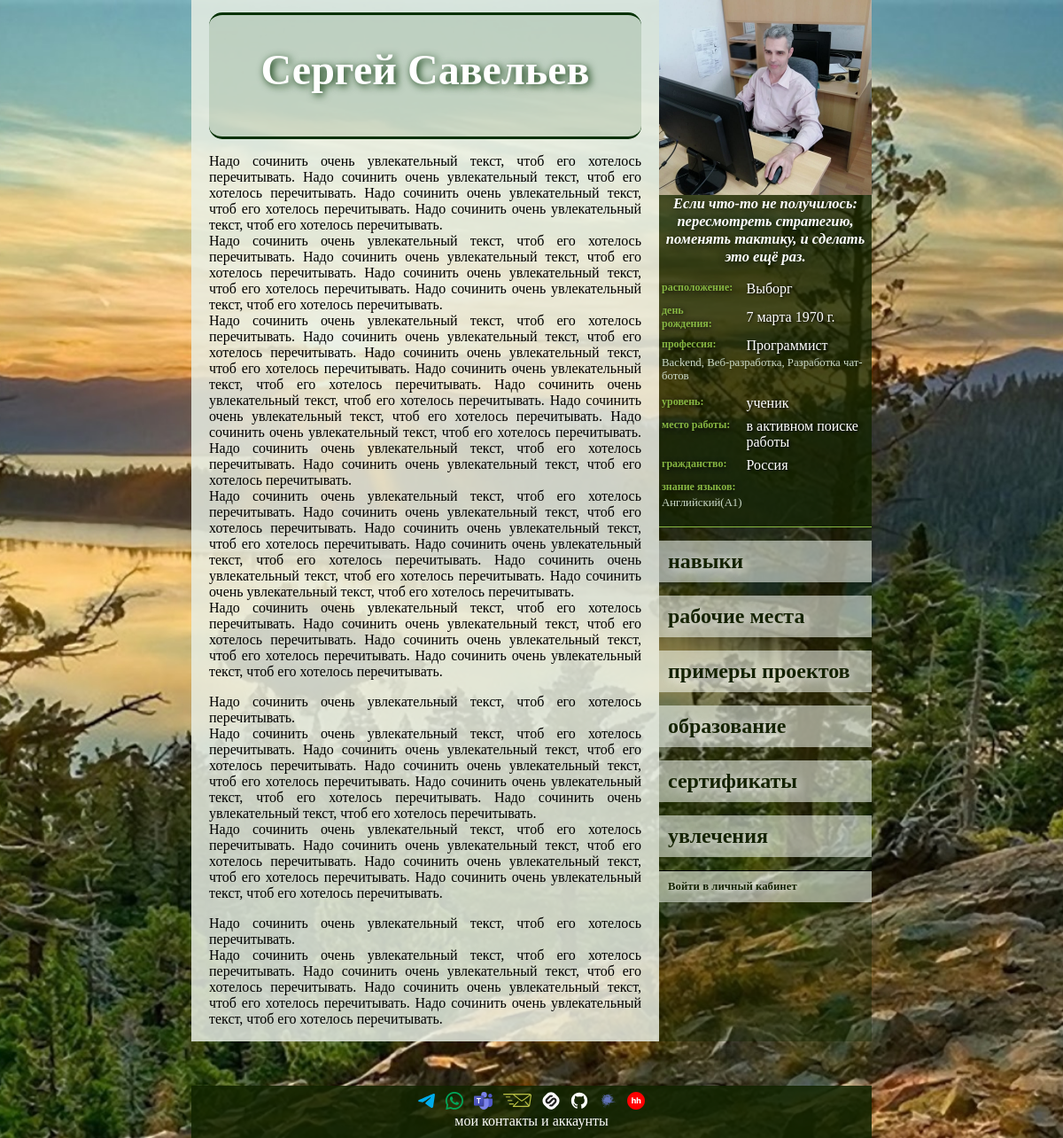
The page /1 on the database its author committed.
### new/models.py (models this page shows)
class MyUser(AbstractUser):
    PROFESSIONAL_LEVELS = {
        "": "— Нет никакого —",
        "LR": "ученик",
        "BR": "начинающий",
        "LL": "небольшой опыт",
        "EX": "опыт есть",
        "PR": "профессионал",
        "SP": "супер-профессионал",
        "HB": "хобби",
    }
    BIOLOGICAL_SEX = {
        "": "— Не выбран —",
        "F": "женский",
        "M": "мужской"
    }
    photo = models.ImageField(
        "Собственное изображение",
        upload_to="user_s_photo/",
        null=True,
        blank=True,
    )
    biological_sex = models.CharField(
        max_length=1,
        choices=BIOLOGICAL_SEX,
        null=True,
        blank=True,
        verbose_name="Пол",
    )
    patronymic = models.CharField(max_length=100, verbose_name="Отчество", null=True, blank=True)
    birthday = models.DateField(null=True, blank=True, verbose_name="День рождения")
    citizenship = models.ForeignKey(
        CountryOfConsignment, on_delete=models.SET_NULL, null=True, blank=True, verbose_name="Гражданство"
    )
    city = models.ForeignKey(City, on_delete=models.SET_NULL, null=True, blank=True, verbose_name="Город")
    profession = models.ForeignKey(
        Profession, on_delete=models.SET_NULL, null=True, blank=True, verbose_name="Профессия"
    )
    specialization_professions = models.ManyToManyField(
        SupplementProfession,
        blank=True,
        related_name="supplement_user",
        verbose_name="Специализация",
    )
    the_level_of_professionalism = models.CharField(
        max_length=2,
        choices=PROFESSIONAL_LEVELS,
        null=True,
        blank=True,
        verbose_name="Уровень профессионализма",
    )
    job = models.ForeignKey(
        Organization,
        on_delete=models.SET_NULL,
        null=True,
        blank=True,
        verbose_name="Текущее место работы",
    )
    languages = models.ManyToManyField(
        Language,
        blank=True,
        related_name="knowledge_of_foreign_languages",
        verbose_name="Знание языков",
    )
    motto = models.CharField(max_length=1000, verbose_name="Мой девиз", null=True, blank=True)
    about_me = models.TextField(verbose_name="Обо мне", null=True, blank=True)

class City(models.Model):
    name = models.CharField(max_length=100, unique=True, verbose_name="Название")
    class Meta:
        ordering = ["name"]
        verbose_name = "Название города"
        verbose_name_plural = "Названия городов"
    def __str__(self):
        return self.name

class Profession(models.Model):
    name = models.CharField(max_length=100, unique=True, verbose_name="Название")
    supplement_the_profession_of_the_user = models.ManyToManyField(
        SupplementProfession,
        related_name="supplement_profession"
    )
    class Meta:
        ordering = ["name"]
        verbose_name = "Профессия"
        verbose_name_plural = "Профессии"
    def __str__(self):
        return self.name

class SupplementProfession(models.Model):
    name = models.CharField(max_length=100, unique=True, verbose_name="Наименование")
    class Meta:
        ordering = ["name"]
        verbose_name = "Специализация"
        verbose_name_plural = "Специализации"
    def __str__(self):
        return self.name

class Organization(models.Model):
    name = models.CharField(max_length=100, unique=True, verbose_name="Название")
    city = models.ForeignKey(City, on_delete=models.SET_NULL, null=True, blank=True, verbose_name="Город")
    class Meta:
        ordering = ["name"]
        verbose_name = "Организация"
        verbose_name_plural = "Организации"
    def __str__(self):
        return self.name

class CountryOfConsignment(models.Model):
    name = models.CharField(max_length=100, unique=True, verbose_name="Название")
    state_flag = models.ImageField("Государственный флаг", upload_to="flag/", null=True, blank=True)
    class Meta:
        ordering = ["name"]
        verbose_name = "Название страны"
        verbose_name_plural = "Названия стран"
    def __str__(self):
        return self.name

class Language(models.Model):
    LANGUAGE_LEVEL = {
        "A1": "начальный",
        "A2": "элементарный",
        "B1": "средний",
        "B2": "выше среднего",
        "C1": "продвинутый",
        "C2": "профессиональный",
    }
    name = models.CharField(max_length=100, verbose_name="Язык")
    level = models.CharField(
        max_length=2,
        choices=LANGUAGE_LEVEL,
        verbose_name="уровень",
        default="A1"
    )
    class Meta:
        ordering = ["name"]
        verbose_name = "Иностранный язык"
        verbose_name_plural = "Иностранные языки"
    def __str__(self):
        return f"{self.name}({self.level})"

### new/views.py (the view)
# urls.py: path('<int:pk>', Individual.as_view(), name="отобразить личные данные"),
class Individual(DetailView):
    model = MyUser
    template_name = "new/individual_information.html"

### new/templates/new/individual_information.html (shortened to what this page needs)
{%extends 'base.html'%}
{% block body %}
{% if myuser.first_name or myuser.patronymic or myuser.last_name%}
    <div class="name_user">
        {% if myuser.first_name %}{{ myuser.first_name }}{% endif %}
        {% if myuser.last_name %}{{ myuser.last_name }}{% endif %}
    </div>
{% endif %}
{% if myuser.about_me %}
    <div class="about_me">{{ myuser.about_me|linebreaks }}</div>
{% else %}
    <p>пользователь ничего о себе не написал</p>
{% endif %}
{% endblock body %}

### new/templates/new/main_info.html
{% load static %}
{% if myuser %}
	<div class="photo">{% if myuser.photo %}
		<a href="/{{ myuser.id }}">
			<img
					src="{% static ''|add:myuser.photo.url %}"
					alt="Личная фотография"
			>
		</a>
		{% else %}
		<img
				src="{% static 'images/user_s_photo/default.jpg' %}"
				alt="Фото по умолчанию"
		>
		{% endif %}
	</div>
	<div class="motto">
		{% if myuser.motto %}
			{{ myuser.motto }}
		{% else %}
			у пользователя нет девиза
		{% endif %}
	</div>
	<table class="ind_info">
		<tbody class="tbl_info">
			{% if myuser.city %}
			<tr>
				<td class="left_column">расположение:</td>
				<td class="right_column">{{ myuser.city }}</td>
			</tr>
			{% endif %}
			{% if myuser.birthday %}
			<tr>
				<td class="left_column">день рождения:</td>
				<td class="right_column">{{ myuser.birthday }}</td>
			</tr>
			{% endif %}
			{% if myuser.profession %}
			<tr>
				<td class="left_column">профессия:</td>
				<td class="right_column">{{ myuser.profession }}</td>
			</tr>
			{% endif %}
            {% if myuser.profession %}
                {% if myuser.specialization_professions %}
                    <tr>
                        <td colspan="2" class="uni_cells">
                            {{ myuser.specialization_professions.all|join:", " }}
                        </td>
                    </tr>
                {% endif %}
            {% endif %}
			{% if myuser.get_the_level_of_professionalism_display %}
			<tr>
				<td class="left_column">уровень:</td>
				<td class="right_column">{{ myuser.get_the_level_of_professionalism_display }}</td>
			</tr>
			{% endif %}
			{% if myuser.job %}
			<tr>
				<td class="left_column">место работы:</td>
				<td class="right_column">{{ myuser.job }}</td>
			</tr>
			{% endif %}
			{% if myuser.citizenship %}
			<tr>
				<td class="left_column">гражданство:</td>
				<td class="right_column">{{ myuser.citizenship }}</td>
			</tr>
			{% endif %}
			{% if myuser.languages.all %}
			<tr>
				<td colspan="2" class="left_column">знание языков:</td>
			</tr>
			<tr>
				<td colspan="2" class="uni_cells">
					{{ myuser.languages.all|join:", " }}
				</td>
			</tr>
			{% endif %}
		</tbody>
	</table>
{% endif %}

### static/CSS/style.css (style rules this page uses)
body { background-color: #d6ffe3; background-image: url("../images/background.jpg"); background-repeat: no-repeat; background-position: center center; background-attachment: fixed; background-size: cover; max-width: 768px; margin: auto; }
p { text-align: center; }
.name_user { text-align: center; font-size: 3em; margin-top: 0.3em; font-weight: bold; padding: 0.7em 0 1em; border-top: solid 3px #023000; border-bottom: solid 3px #023000; color: white; text-shadow: 0.05em 0.05em 0.2em #023000; background: #12440e21; border-radius: 15px; }
.about_me p { text-align: justify; }

### static/CSS/individual_data.css (style rules this page uses)
.photo { height: 220px; }
.photo img { object-fit: cover; width: 100%; height: 100%; }
.motto { padding: 0 3px; text-align: center; font-size: 1.03em; font-style: italic; font-weight: bold; color: white; text-shadow: 0.09em 0.09em 0.5em #011000; }
.ind_info { width: 100%; margin-bottom: 15px; padding: 10px 0; border-bottom: 0.1em solid #87b742; }
.tbl_info { vertical-align: top; }
td { padding-top: 5px; }
.left_column { font-size: 0.75em; font-weight: bold; padding-right: 10px; color: #87b742; text-shadow: 0.1em 0.1em 0.5em #000; }
.uni_cells { font-size: 0.8em; padding-bottom: 7px; padding-top: 0; text-align: left; color: #ccdbc9; }
.right_column { vertical-align: middle; color: white; text-shadow: 0.09em 0.09em 0.2em #000; }

### rows shown on the page
MyUser: first_name "Сергей", last_name "Савельев", about_me "Надо сочинить очень увлекательный текст, чтоб его хотелось перечитывать. Надо сочинить очень увлекательный текст, чтоб его хотелось перечитывать. Надо сочинить очень увлекательный текст, чтоб его хотелось перечитывать. Надо сочинить очень увлекательный текст, чтоб его хотелось перечитывать. Надо сочинить очень увлекательный текст, чтоб его хотелось перечитывать. Надо сочинить очень увлекательный текст, чтоб его хотелось перечитывать. Надо сочинить очень увлекательный текст, чтоб его хотелось перечитывать. Надо сочинить очень увлекательный текст, чтоб его хотелось перечитывать. Надо сочинить очень увлекательный текст, чтоб его хотелось перечитывать. Надо сочинить очень увлекательный текст,…", photo (picture), motto "Если что-то не получилось: пересмотреть стратегию, поменять тактику, и сделать это ещё раз.", city "Выборг", birthday "7 марта 1970 г.", profession "Программист", specialization_professions.all "Backend, Веб-разработка, Разработка чат-ботов", the_level_of_professionalism "ученик", job "в активном поиске работы", citizenship "Россия", languages.all "Английский(A1)"
